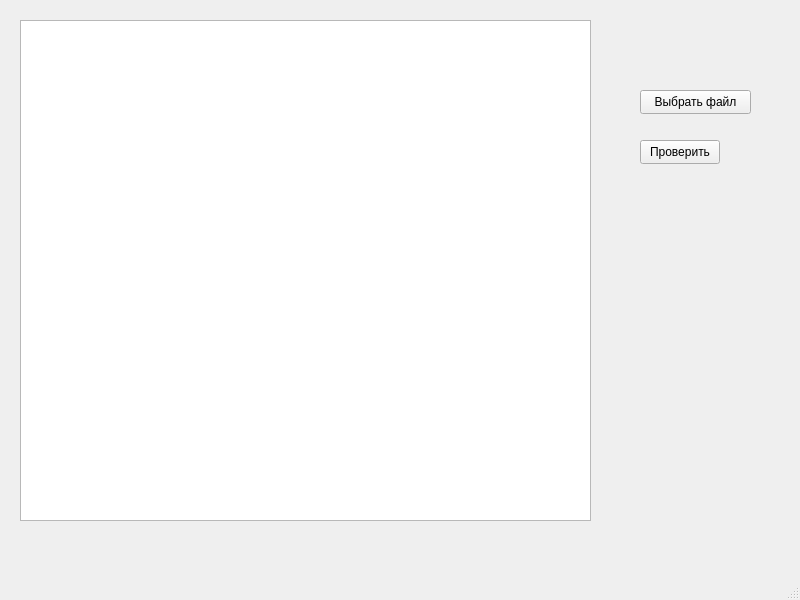
<?xml version="1.0" encoding="UTF-8"?>
<ui version="4.0">
 <class>MainWindow</class>
 <widget class="QMainWindow" name="MainWindow">
  <property name="geometry">
   <rect>
    <x>0</x>
    <y>0</y>
    <width>800</width>
    <height>600</height>
   </rect>
  </property>
  <property name="windowTitle">
   <string>MainWindow</string>
  </property>
  <widget class="QWidget" name="centralwidget">
   <widget class="QPushButton" name="pushButton">
    <property name="geometry">
     <rect>
      <x>640</x>
      <y>140</y>
      <width>80</width>
      <height>24</height>
     </rect>
    </property>
    <property name="text">
     <string>Проверить</string>
    </property>
   </widget>
   <widget class="QPushButton" name="pushButton_2">
    <property name="geometry">
     <rect>
      <x>640</x>
      <y>90</y>
      <width>111</width>
      <height>24</height>
     </rect>
    </property>
    <property name="text">
     <string>Выбрать файл</string>
    </property>
   </widget>
   <widget class="QTextEdit" name="textEdit">
    <property name="geometry">
     <rect>
      <x>20</x>
      <y>20</y>
      <width>571</width>
      <height>501</height>
     </rect>
    </property>
   </widget>
  </widget>
  <widget class="QMenuBar" name="menubar">
   <property name="geometry">
    <rect>
     <x>0</x>
     <y>0</y>
     <width>800</width>
     <height>21</height>
    </rect>
   </property>
  </widget>
  <widget class="QStatusBar" name="statusbar"/>
 </widget>
 <resources/>
 <connections/>
</ui>
